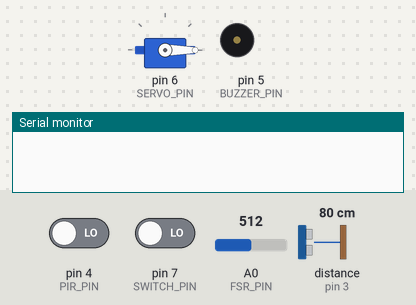
A sketch run on a simulated Arduino Uno, built with avr-gcc and run on an emulated ATmega328P. On the bench: servo, buzzer (waves = sounding, pin HIGH), the last lines printed to the serial monitor. Wiring (inferred from the names in the program): ultrasonic range finder: trigger pin 2; echo pin 3. Inputs (shaded band) come from the test bench; at power-on: A0 (FSR_PIN) = 512, pin 4 (PIR_PIN) LOW, pin 7 (SWITCH_PIN) LOW, distance to the obstacle (sensor on pin 3) 80 cm. The echo pulse lasts 58.3 µs per cm; pins used as bus, display or sensor lines are not drawn.

Above: at 1.3 s.
1.4 s: A0 (FSR_PIN) set to 704
2.9 s: A0 (FSR_PIN) set to 732
At 3.8 s:
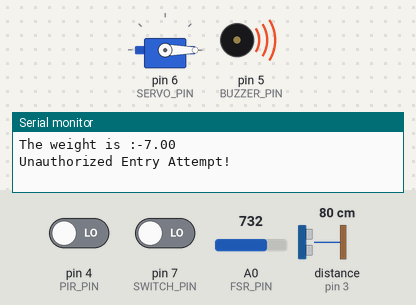
5.9 s: A0 (FSR_PIN) set to 716
At 8.6 s:
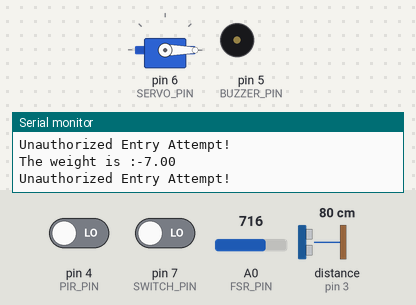
8.9 s: pin 4 (PIR_PIN) driven HIGH and pin 7 (SWITCH_PIN) driven HIGH
At 10.4 s:
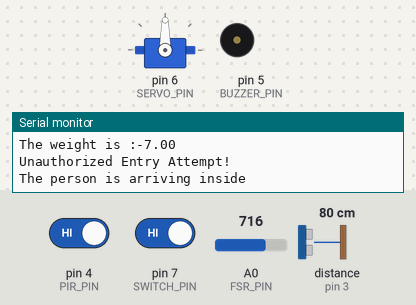
Timing chart, 0 to 11.5 s (numbered marks = the images above; inputs shaded):
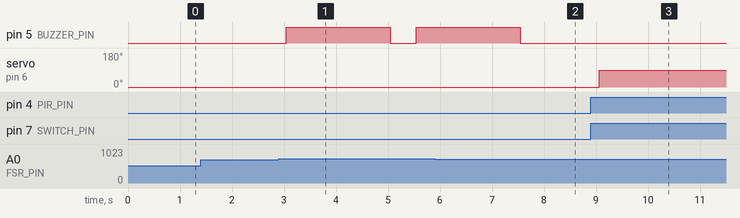

Measured:
- the behaviour switches between 716 and 717 on A0 (FSR_PIN) (found by bisection; images 0 and 1)
- after the input at 1.4 s, every drawn part: stays the same
- after the input at 2.9 s, pin 5 (BUZZER_PIN): LOW → HIGH after 0.14 s, → LOW 2.0 s later, → HIGH 0.51 s later
- after the input at 5.9 s, pin 5 (BUZZER_PIN): goes on until 7.5 s, then stays LOW
- after the input at 8.9 s, servo on pin 6 (SERVO_PIN): 0° → 90° after 0.16 s

The sketch:

Automatic_door__In_shopping_malls__code.ino
```cpp
#include <Servo.h>

#define PIR_PIN 4          // PIR sensor connected to pin 4
#define TRIG_PIN 2         // Ultrasonic sensor trigger pin
#define ECHO_PIN 3         // Ultrasonic sensor echo pin
#define BUZZER_PIN 5       // Buzzer pin
#define SERVO_PIN 6        // Servo motor pin
#define FSR_PIN A0	   // Force sensor connected to A0
#define SWITCH_PIN 7 	   // Slide switch connected to pin A1

Servo doorServo;

void setup() {
    pinMode(PIR_PIN, INPUT);
    pinMode(TRIG_PIN, OUTPUT);
    pinMode(ECHO_PIN, INPUT);
    pinMode(BUZZER_PIN, OUTPUT);
    pinMode(FSR_PIN, INPUT);
    pinMode(SWITCH_PIN, INPUT);
    doorServo.attach(SERVO_PIN);
    doorServo.write(0); // Door closed initially
    Serial.begin(9600);
}

int getDistance() {
    digitalWrite(TRIG_PIN, LOW);
    delayMicroseconds(2);
    digitalWrite(TRIG_PIN, HIGH);
    delayMicroseconds(10);
    digitalWrite(TRIG_PIN, LOW);
    return pulseIn(ECHO_PIN, HIGH) * 0.034 / 2; // Convert to cm
}

void loop() {
    int Switch = digitalRead(SWITCH_PIN);
    int fsrreading = analogRead(FSR_PIN);
    int motion = digitalRead(PIR_PIN);
    int distance = getDistance();
    float weight = map(fsrreading, 0, 1023, 0, 10); // Adjusting range based on calibration.


    if(Switch == 1){

        if (motion == HIGH && distance < 100 && distance >= 30) { // If motion detected and person is close
            doorServo.write(90); // Open door
            Serial.println("The person is arriving inside");
            delay(5000);         // Keep door open for 5 seconds
            doorServo.write(0);  // Close door
        }

        else if (motion == LOW && distance < 30) { // If motion detected and person is close
            doorServo.write(90); // Open door
            Serial.println("The person is standing in front of the door");
        }

        else if (motion == HIGH && distance < 20) { // If motion detected and person is close
            Serial.println("The person is walking inside");
            doorServo.write(90); // Open door
            delay(5000);         // Keep door open for 5 seconds
            doorServo.write(0);  // Close door
        }

      	if(weight >= 8){
            Serial.print("The weight is :-");
  	    Serial.println(weight);
            digitalWrite(BUZZER_PIN, HIGH); // Sound alarm
            Serial.println("Unauthorized Entry Attempt!");
            delay(1000);
            digitalWrite(BUZZER_PIN, LOW);
      	}
    }


    else{
	doorServo.write(0);	//Close door
      	if(weight >= 7){
            Serial.print("The weight is :-");
  	    Serial.println(weight);
            digitalWrite(BUZZER_PIN, HIGH);	 // Sound alarm
            Serial.println("Unauthorized Entry Attempt!");
            delay(2000);
            digitalWrite(BUZZER_PIN, LOW);
      }
  	}

    delay(500);
}
```
